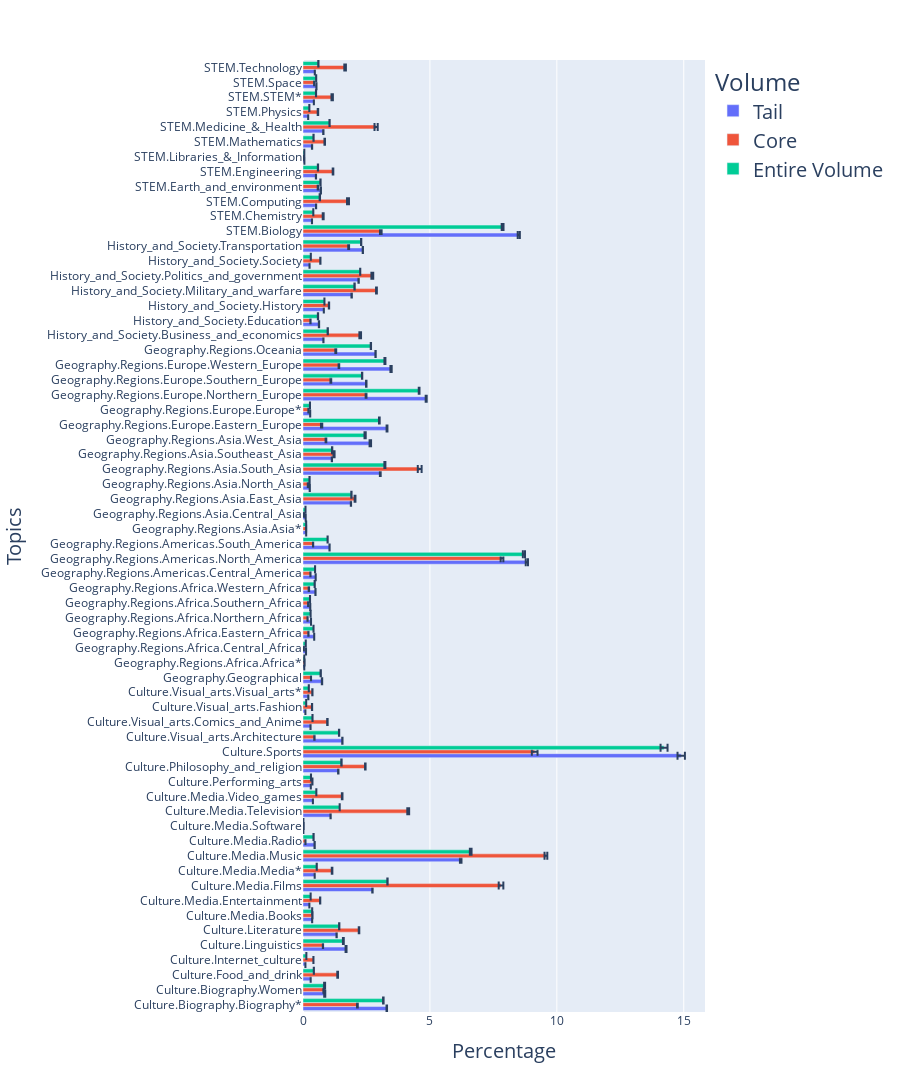

Here is the notebook cell this chart was saved with:
### Code cell
fig = px.bar(df_plot, y='topic', x='mean', error_x='error', color='Volume', orientation='h')
fig.update_layout(height=1400,
                  width=900,
                  barmode='group',
                  xaxis_title=dict(text='Percentage', font=dict(size=20)),
                  yaxis_title=dict(text='Topics', font=dict(size=20)),
                  legend=dict(title='Volume', font=dict(size=20)),
                 )
fig.show()
fig.write_image('../figures_report/data_presentation/topics_en.pdf')

### Figure 1 — Plotly figure (JSON) as saved in the notebook; plotly's stock layout.template omitted (floating-point values rounded to 4 significant figures)
{"data": [{"alignmentgroup": "True", "error_x": {"array": [0.01003, 0.02097, 0.001369, 0.0003496, 0.01863, 0.005001, 0.001977, 0.001127, 0.007788, 0.0012, 0.0306, 0.004766, 7.514e-05, 0.004412, 0.001027, 0.001283, 0.007752, 0.1454, 0.005948, 0.002126, 0.000398, 0.002471, 0.007068, 0.0001444, 0.001181, 0.001231, 0.0006566, 0.001769, 0.003332, 0.0016, 0.04433, 0.003648, 0.0004988, 0.0003622, 0.005094, 0.003693, 0.01555, 0.004754, 0.0293, 0.01678, 0.001053, 0.01957, 0.009318, 0.02439, 0.00603, 0.003367, 0.005792, 0.001887, 0.007654, 0.006452, 0.001877, 0.005201, 0.04207, 0.002105, 0.003482, 0.005375, 0.003859, 0.0002391, 0.004197, 0.006061, 0.001166, 0.001468, 0.002109, 0.001968]}, "hovertemplate": "Volume=Tail<br>mean=%{x}<br>topic=%{y}<extra></extra>", "legendgroup": "Tail", "marker": {"color": "#636efa", "pattern": {"shape": ""}}, "name": "Tail", "offsetgroup": "Tail", "orientation": "h", "showlegend": true, "textposition": "auto", "type": "bar", "x": [3.3, 0.8563, 0.3024, 0.09565, 1.696, 1.324, 0.3605, 0.251, 2.735, 0.4607, 6.213, 0.4582, 0.01528, 1.087, 0.3901, 0.3077, 1.39, 14.9, 1.551, 0.2965, 0.0951, 0.2098, 0.7488, 0.04999, 0.1189, 0.4411, 0.3159, 0.2856, 0.4914, 0.4993, 8.819, 1.046, 0.1254, 0.1066, 1.889, 0.2666, 3.045, 1.138, 2.652, 3.31, 0.2833, 4.853, 2.492, 3.469, 2.858, 0.8043, 0.6299, 0.8204, 1.917, 2.191, 0.2577, 2.357, 8.501, 0.3537, 0.5151, 0.7021, 0.5108, 0.05479, 0.3565, 0.8016, 0.2042, 0.4281, 0.5292, 0.4656], "xaxis": "x", "y": ["Culture.Biography.Biography*", "Culture.Biography.Women", "Culture.Food_and_drink", "Culture.Internet_culture", "Culture.Linguistics", "Culture.Literature", "Culture.Media.Books", "Culture.Media.Entertainment", "Culture.Media.Films", "Culture.Media.Media*", "Culture.Media.Music", "Culture.Media.Radio", "Culture.Media.Software", "Culture.Media.Television", "Culture.Media.Video_games", "Culture.Performing_arts", "Culture.Philosophy_and_religion", "Culture.Sports", "Culture.Visual_arts.Architecture", "Culture.Visual_arts.Comics_and_Anime", "Culture.Visual_arts.Fashion", "Culture.Visual_arts.Visual_arts*", "Geography.Geographical", "Geography.Regions.Africa.Africa*", "Geography.Regions.Africa.Central_Africa", "Geography.Regions.Africa.Eastern_Africa", "Geography.Regions.Africa.Northern_Africa", "Geography.Regions.Africa.Southern_Africa", "Geography.Regions.Africa.Western_Africa", "Geography.Regions.Americas.Central_America", "Geography.Regions.Americas.North_America", "Geography.Regions.Americas.South_America", "Geography.Regions.Asia.Asia*", "Geography.Regions.Asia.Central_Asia", "Geography.Regions.Asia.East_Asia", "Geography.Regions.Asia.North_Asia", "Geography.Regions.Asia.South_Asia", "Geography.Regions.Asia.Southeast_Asia", "Geography.Regions.Asia.West_Asia", "Geography.Regions.Europe.Eastern_Europe", "Geography.Regions.Europe.Europe*", "Geography.Regions.Europe.Northern_Europe", "Geography.Regions.Europe.Southern_Europe", "Geography.Regions.Europe.Western_Europe", "Geography.Regions.Oceania", "History_and_Society.Business_and_economics", "History_and_Society.Education", "History_and_Society.History", "History_and_Society.Military_and_warfare", "History_and_Society.Politics_and_government", "History_and_Society.Society", "History_and_Society.Transportation", "STEM.Biology", "STEM.Chemistry", "STEM.Computing", "STEM.Earth_and_environment", "STEM.Engineering", "STEM.Libraries_&_Information", "STEM.Mathematics", "STEM.Medicine_&_Health", "STEM.Physics", "STEM.STEM*", "STEM.Space", "STEM.Technology"], "yaxis": "y"}, {"alignmentgroup": "True", "error_x": {"array": [0.0143, 0.008178, 0.01403, 0.001916, 0.004403, 0.01048, 0.002313, 0.004605, 0.09162, 0.01158, 0.0545, 0.002223, 0.0004855, 0.03662, 0.01191, 0.004, 0.01038, 0.1123, 0.007119, 0.009145, 0.003837, 0.004772, 0.002516, 0.0005727, 0.0008672, 0.004576, 0.003218, 0.003874, 0.007781, 0.003176, 0.05394, 0.004556, 0.0008978, 0.001379, 0.01648, 0.006614, 0.07534, 0.02126, 0.01374, 0.02485, 0.001735, 0.01633, 0.0154, 0.01266, 0.01728, 0.03252, 0.004283, 0.00659, 0.01598, 0.03615, 0.004571, 0.01683, 0.03225, 0.01818, 0.03846, 0.008309, 0.01212, 0.001296, 0.01027, 0.06302, 0.009444, 0.02757, 0.003932, 0.03154]}, "hovertemplate": "Volume=Core<br>mean=%{x}<br>topic=%{y}<extra></extra>", "legendgroup": "Core", "marker": {"color": "#EF553B", "pattern": {"shape": ""}}, "name": "Core", "offsetgroup": "Core", "orientation": "h", "showlegend": true, "textposition": "auto", "type": "bar", "x": [2.144, 0.8106, 1.365, 0.411, 0.7866, 2.207, 0.3685, 0.6761, 7.801, 1.145, 9.57, 0.09672, 0.02025, 4.145, 1.543, 0.3693, 2.455, 9.128, 0.4499, 0.9616, 0.3564, 0.3696, 0.3152, 0.05783, 0.03468, 0.2138, 0.1797, 0.203, 0.232, 0.2931, 7.84, 0.3978, 0.1212, 0.04032, 2.05, 0.1943, 4.597, 1.223, 0.9037, 0.7334, 0.2116, 2.484, 1.097, 1.415, 1.291, 2.254, 0.2947, 1.024, 2.894, 2.731, 0.6836, 1.799, 3.065, 0.7953, 1.773, 0.5875, 1.182, 0.03358, 0.8559, 2.88, 0.5891, 1.15, 0.4404, 1.659], "xaxis": "x", "y": ["Culture.Biography.Biography*", "Culture.Biography.Women", "Culture.Food_and_drink", "Culture.Internet_culture", "Culture.Linguistics", "Culture.Literature", "Culture.Media.Books", "Culture.Media.Entertainment", "Culture.Media.Films", "Culture.Media.Media*", "Culture.Media.Music", "Culture.Media.Radio", "Culture.Media.Software", "Culture.Media.Television", "Culture.Media.Video_games", "Culture.Performing_arts", "Culture.Philosophy_and_religion", "Culture.Sports", "Culture.Visual_arts.Architecture", "Culture.Visual_arts.Comics_and_Anime", "Culture.Visual_arts.Fashion", "Culture.Visual_arts.Visual_arts*", "Geography.Geographical", "Geography.Regions.Africa.Africa*", "Geography.Regions.Africa.Central_Africa", "Geography.Regions.Africa.Eastern_Africa", "Geography.Regions.Africa.Northern_Africa", "Geography.Regions.Africa.Southern_Africa", "Geography.Regions.Africa.Western_Africa", "Geography.Regions.Americas.Central_America", "Geography.Regions.Americas.North_America", "Geography.Regions.Americas.South_America", "Geography.Regions.Asia.Asia*", "Geography.Regions.Asia.Central_Asia", "Geography.Regions.Asia.East_Asia", "Geography.Regions.Asia.North_Asia", "Geography.Regions.Asia.South_Asia", "Geography.Regions.Asia.Southeast_Asia", "Geography.Regions.Asia.West_Asia", "Geography.Regions.Europe.Eastern_Europe", "Geography.Regions.Europe.Europe*", "Geography.Regions.Europe.Northern_Europe", "Geography.Regions.Europe.Southern_Europe", "Geography.Regions.Europe.Western_Europe", "Geography.Regions.Oceania", "History_and_Society.Business_and_economics", "History_and_Society.Education", "History_and_Society.History", "History_and_Society.Military_and_warfare", "History_and_Society.Politics_and_government", "History_and_Society.Society", "History_and_Society.Transportation", "STEM.Biology", "STEM.Chemistry", "STEM.Computing", "STEM.Earth_and_environment", "STEM.Engineering", "STEM.Libraries_&_Information", "STEM.Mathematics", "STEM.Medicine_&_Health", "STEM.Physics", "STEM.STEM*", "STEM.Space", "STEM.Technology"], "yaxis": "y"}, {"alignmentgroup": "True", "error_x": {"array": [0.0106, 0.01941, 0.002952, 0.0002516, 0.01655, 0.005706, 0.001909, 0.001151, 0.006284, 0.00261, 0.03322, 0.004153, 0.0001075, 0.00125, 0.0008061, 0.00118, 0.007016, 0.1378, 0.005324, 0.002003, 0.000347, 0.001673, 0.006214, 8.946e-05, 0.001137, 0.001279, 0.0007499, 0.001778, 0.003729, 0.001372, 0.04202, 0.002748, 0.0004209, 0.0004687, 0.005764, 0.003858, 0.02002, 0.005927, 0.02413, 0.01378, 0.001039, 0.01484, 0.006578, 0.01941, 0.006062, 0.005272, 0.005202, 0.001321, 0.006956, 0.002808, 0.001614, 0.005113, 0.03598, 0.001088, 0.007514, 0.005264, 0.005031, 0.0001392, 0.004205, 0.004286, 0.001808, 0.002929, 0.001998, 0.005031]}, "hovertemplate": "Volume=Entire Volume<br>mean=%{x}<br>topic=%{y}<extra></extra>", "legendgroup": "Entire Volume", "marker": {"color": "#00cc96", "pattern": {"shape": ""}}, "name": "Entire Volume", "offsetgroup": "Entire Volume", "orientation": "h", "showlegend": true, "textposition": "auto", "type": "bar", "x": [3.165, 0.8511, 0.4272, 0.1326, 1.589, 1.428, 0.3614, 0.3009, 3.328, 0.5411, 6.607, 0.4157, 0.01587, 1.445, 0.5252, 0.3149, 1.515, 14.22, 1.422, 0.3744, 0.1258, 0.2286, 0.6979, 0.05091, 0.109, 0.4144, 0.2999, 0.2759, 0.4609, 0.4751, 8.704, 0.9697, 0.1249, 0.09878, 1.908, 0.2581, 3.226, 1.148, 2.447, 3.007, 0.2749, 4.575, 2.329, 3.228, 2.675, 0.9747, 0.5906, 0.8442, 2.031, 2.254, 0.3077, 2.292, 7.864, 0.4057, 0.663, 0.6886, 0.5896, 0.05233, 0.4151, 1.046, 0.2494, 0.5131, 0.5188, 0.6059], "xaxis": "x", "y": ["Culture.Biography.Biography*", "Culture.Biography.Women", "Culture.Food_and_drink", "Culture.Internet_culture", "Culture.Linguistics", "Culture.Literature", "Culture.Media.Books", "Culture.Media.Entertainment", "Culture.Media.Films", "Culture.Media.Media*", "Culture.Media.Music", "Culture.Media.Radio", "Culture.Media.Software", "Culture.Media.Television", "Culture.Media.Video_games", "Culture.Performing_arts", "Culture.Philosophy_and_religion", "Culture.Sports", "Culture.Visual_arts.Architecture", "Culture.Visual_arts.Comics_and_Anime", "Culture.Visual_arts.Fashion", "Culture.Visual_arts.Visual_arts*", "Geography.Geographical", "Geography.Regions.Africa.Africa*", "Geography.Regions.Africa.Central_Africa", "Geography.Regions.Africa.Eastern_Africa", "Geography.Regions.Africa.Northern_Africa", "Geography.Regions.Africa.Southern_Africa", "Geography.Regions.Africa.Western_Africa", "Geography.Regions.Americas.Central_America", "Geography.Regions.Americas.North_America", "Geography.Regions.Americas.South_America", "Geography.Regions.Asia.Asia*", "Geography.Regions.Asia.Central_Asia", "Geography.Regions.Asia.East_Asia", "Geography.Regions.Asia.North_Asia", "Geography.Regions.Asia.South_Asia", "Geography.Regions.Asia.Southeast_Asia", "Geography.Regions.Asia.West_Asia", "Geography.Regions.Europe.Eastern_Europe", "Geography.Regions.Europe.Europe*", "Geography.Regions.Europe.Northern_Europe", "Geography.Regions.Europe.Southern_Europe", "Geography.Regions.Europe.Western_Europe", "Geography.Regions.Oceania", "History_and_Society.Business_and_economics", "History_and_Society.Education", "History_and_Society.History", "History_and_Society.Military_and_warfare", "History_and_Society.Politics_and_government", "History_and_Society.Society", "History_and_Society.Transportation", "STEM.Biology", "STEM.Chemistry", "STEM.Computing", "STEM.Earth_and_environment", "STEM.Engineering", "STEM.Libraries_&_Information", "STEM.Mathematics", "STEM.Medicine_&_Health", "STEM.Physics", "STEM.STEM*", "STEM.Space", "STEM.Technology"], "yaxis": "y"}], "layout": {"barmode": "group", "height": 1400, "legend": {"font": {"size": 20}, "title": {"text": "Volume"}, "tracegroupgap": 0}, "margin": {"t": 60}, "width": 900, "xaxis": {"anchor": "y", "autorange": true, "domain": [0, 1], "range": [0, 15.84], "title": {"font": {"size": 20}, "text": "Percentage"}, "type": "linear"}, "yaxis": {"anchor": "x", "autorange": true, "domain": [0, 1], "range": [-0.5, 63.5], "title": {"font": {"size": 20}, "text": "Topics"}, "type": "category"}}}
